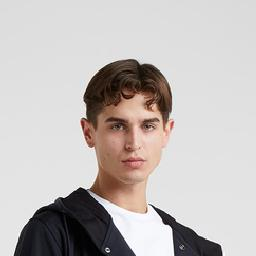
#> input picture test.jpg, 256 x 256 px
$ python test.py
#> lines starting #> are read from the running program, lines starting #| are printed output that depends on the picture
from PIL import Image,ImageFilter
import numpy as np
filename="test.jpg"
img=Image.open(filename)
#> img is the input picture: PIL image 256x256 RGB; mean R, G, B 193, 187.3, 185.4
height,width=img.size
#> height = 256; width = 256
center_ver=int(height/2)
#> center_ver = 128
center_hor=int(width/2)
#> center_hor = 128
img_p=np.array(img)[center_ver-64:center_ver+64,center_hor-64:center_hor+64,:]
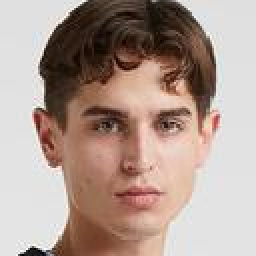
#> img_p: shape (128, 128, 3) (shown 2 times larger); mean R, G, B 175.3, 155, 145.4
img2_p=np.array([img_p[int(i/2),:,:] for i in range(256)])
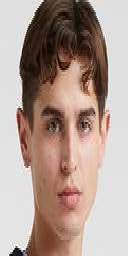
#> img2_p: shape (256, 128, 3); mean R, G, B 175.3, 155, 145.4
img3_p=np.array([img2_p[:,int(i/2),:] for i in range(256)],dtype="uint8")
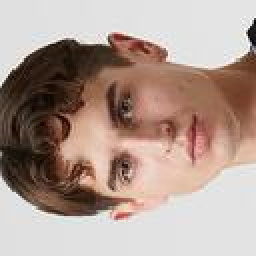
#> img3_p: shape (256, 256, 3); mean R, G, B 175.3, 155, 145.4
img3_p=img3_p.transpose(1,0,2)
img3=Image.fromarray(img3_p)
img3.show()

print("Hello")
